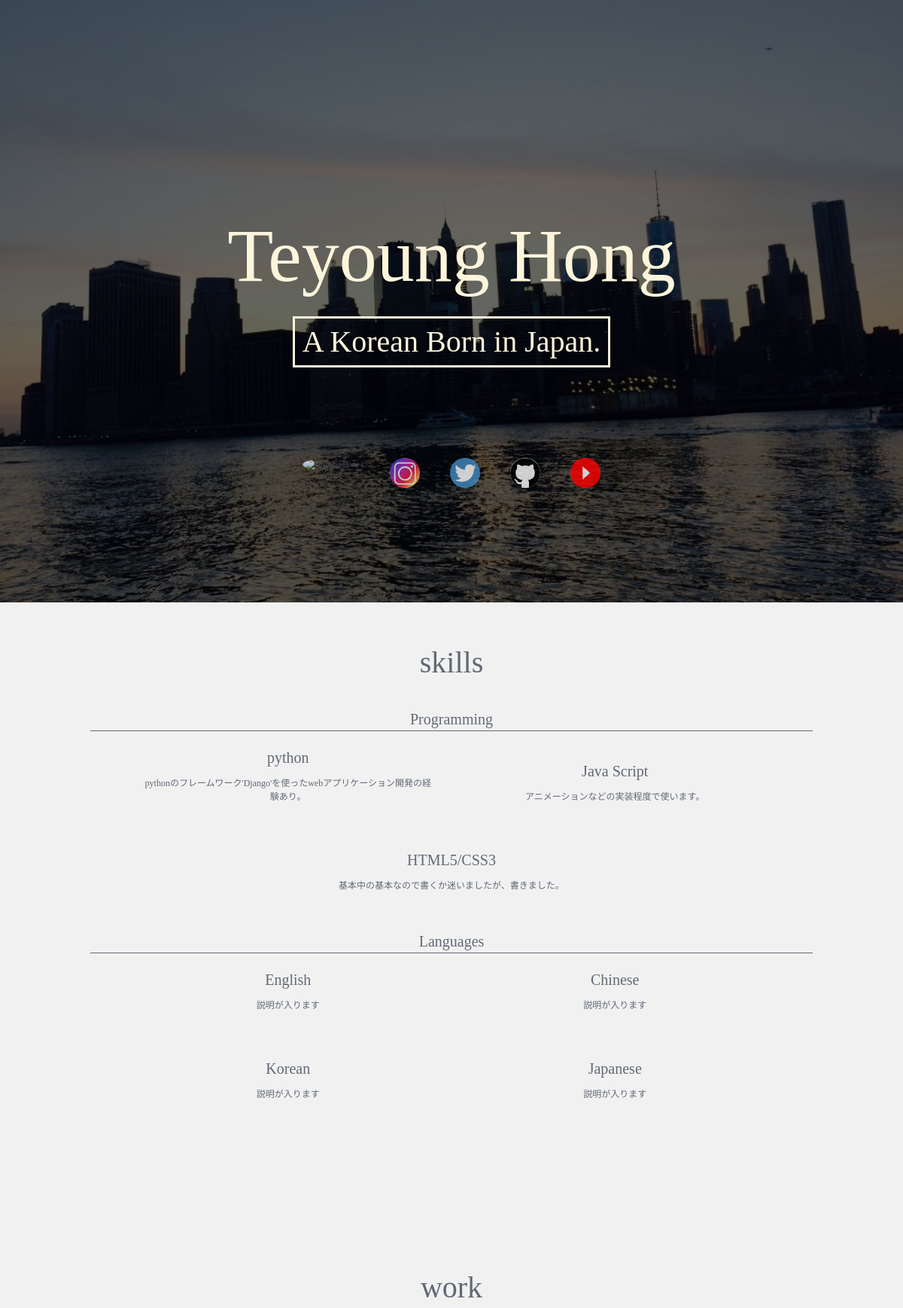
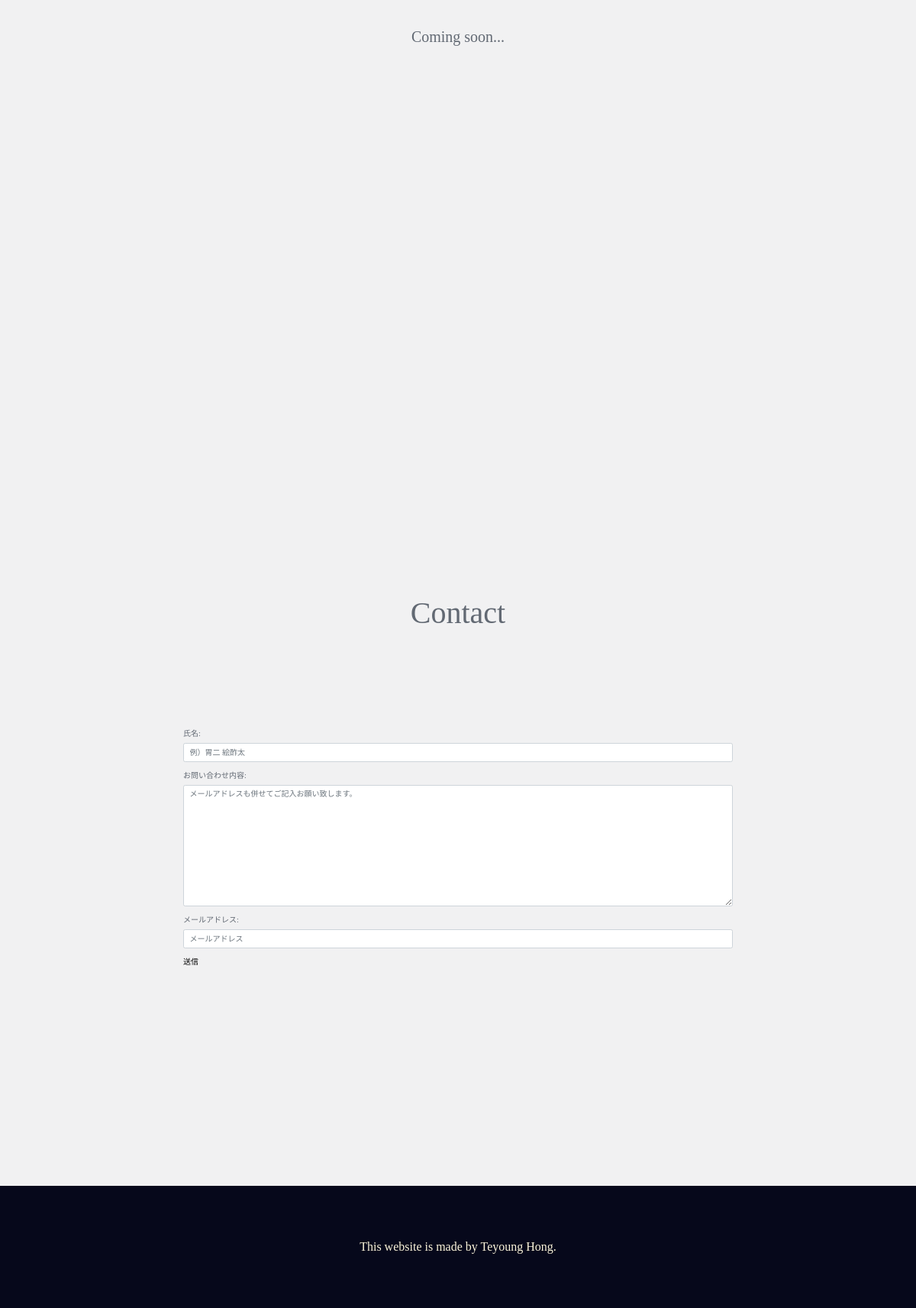
/portfolio/main/, run on the app's committed database (2 pictures, top to bottom).
### portfolio/models.py (models this page shows, shortened)
class Post(models.Model):
    SECTION_CHOICES = (
      ('skills','skills'),
      ('works','works'),
      ('coming','coming'),
    )
    GENRE_CHOICES = (
      ('language','language'),
      ('programming','programming'),
      ('else','else'),
    )
    title = models.CharField("タイトル", max_length=255, blank=False, null=False, default="")
    section = models.CharField('セクション', max_length=255, blank=False, null=False, default="coming", choices=SECTION_CHOICES)
    genre = models.CharField('ジャンル', max_length=255, blank=False, null=False, default="else", choices=GENRE_CHOICES)
    desc = models.CharField("説明", max_length=255, blank=False, null=False, default="説明が入ります")

### portfolio/views.py (the view, shortened to what this page needs)
class MainView(FormView):
    template_name = "main.html"
    form_class = ContactForm
    def get_context_data(self, **kwargs):
        context = super().get_context_data(**kwargs)
        context = {
          'all' : Post.objects.all(),
          's_p' : Post.objects.filter(genre='programming'),
          's_l' : Post.objects.filter(genre='language'),
          'work' : Post.objects.filter(section='works'),
          'form' : ContactForm(),
        }
        return context

### portfolio/forms.py (shortened to what this page needs)
class ContactForm(forms.Form):
    name = forms.CharField(
      label='氏名',
      max_length=50,
      required=True,
      widget=forms.TextInput(
        attrs={
          'class': 'form-control reset-border-radius',
          'placeholder': '例）胃二 絵酢太',
          'name': 'name'
          }
      )
    )
    message = forms.CharField(
      label='お問い合わせ内容',
      max_length=5000,
      widget=forms.Textarea(
        attrs={
          'placeholder':'メールアドレスも併せてご記入お願い致します。',
          'class': 'form-control reset-border-radius',
          'name': 'message'
          }
      ),
      required=True
    )
    email = forms.CharField(
      label="メールアドレス",
      max_length=100,
      widget=forms.TextInput(
        attrs={
          'class':"form-control reset-border-radius email",
          "placeholder":"メールアドレス",
          "name":"email"
        }
      )
    )

### templates/main.html (shortened to what this page needs)
{% load static %}
<!DOCTYPE html>
<html>
<head>
  <link href="{% static "common/bootstrap.min.css" %}" rel="stylesheet">
  <link href="{% static "css/base.css" %}" rel="stylesheet">
  <link href="{% static "css/main.css" %}" rel="stylesheet">
  <link href="https://cdnjs.cloudflare.com/ajax/libs/animate.css/3.7.0/animate.min.css" rel="stylesheet"></link>
</head>
<body>
<div class="section container-fluid header_box" style="background-image:url({% static 'post/icon_ny1.png' %})">
  <div class="row header_back b_b" id="bb">
    <div class="col-lg-8 header_h">
      <h1 id="head_word">Teyoung Hong</h1>
      <div class="header_h-sub">A Korean Born in Japan.</div>
      <div class="header_sns">
        <ul class="animated flipInY">
	  <li class="box_icon_sns animated"><a href="https://www.facebook.com/steve.hong.1612"><img src="{% static 'post/icon_facebook.png' %}" alt="Teyoung Hong" class="icon_sns"></a></li>
	  <li class="box_icon_sns animated"><a href="https://www.instagram.com/teyounghong/"><img src="{% static 'post/icon_instagram.png' %}" alt="Teyoung Hong" class="icon_sns"></a></li>
	  <li class="box_icon_sns animated"><a href="https://twitter.com/teyon2310"><img src="{% static 'post/icon_twitter.png' %}" alt="Teyoung Hong" class="icon_sns"></a></li>
	  <li class="box_icon_sns animated"><a href="https://github.com/Teyoung-Hong"><img src="{% static 'post/icon_github.png' %}" alt="Teyoung Hong" class="icon_sns b_w"></a></li>
	  <li class="box_icon_sns animated"><a href="https://www.youtube.com/watch?v=I2qzLeLUrMw&t=13s"><img src="{% static 'post/icon_youtube.png' %}" alt="Teyoung Hong" class="icon_sns"></a></li>
	</ul>
      </div>
    </div>
  </div>
</div>
<div class="main_box">
    <div class="section skills">
      <p id="skills" class="section_name">skills</p>
      <div id="genre" class="genre programming">
	<p class="genre_name">Programming</p>
	{% for p in s_p %}
        <div class="small_box">
	  <div class="title {{ p.title }}">{{ p.title }}</div>
	  <div class="desc">{{ p.desc }}</div>
        </div>
	{% endfor %}
      </div>
      <div id="genre2" class="genre languages">
	<p class="genre_name">Languages</p>
        {% for l in s_l %}
        <div class="small_box">
	  <div class="title {{ l.title }}">{{ l.title }}</div>
	  <div class="desc">{{ l.desc }}</div>
        </div>
	{% endfor %}
      </div>
    </div>
    <div class="section work">
      <p id="work" class="section_name">work</p>
      <div id="work_item" class="genre">
        Coming soon...
      </div>
    </div>
    <div class="form_box section">
      <div class="form_title section_name">Contact</div>
      <form action="" method="post">
        <table>
          {{ form.as_p }}
        </table>
        <input type="submit" value="送信" class="btn_submit">
      </form>
    </div>
</div>
<footer>
  This website is made by Teyoung Hong.
</footer>
</body>
</html>

### static/css/base.css (style rules this page uses)
* { margin:0; padding:0; font-family:Avenir; }
html { font-size:10px; }
body { color:#626973; background-color:#F1F1F2; width:100vw; }
a { text-decoration:none; color:#626973; }
ul, li { list-style:none; }
input, button, textarea, select { margin: 0; padding: 0; background: none; border: none; border-radius: 0; outline: none; -webkit-appearance: none; -moz-appearance: none; appearance: none; }
footer { height:20vh; text-align:center; background-color:#06081B; color:#FCF5DB; font-size:2vh; line-height:20vh; }
.b_b { background-color:rgba(0,0,0,0.6); height:100vh; }
.b_w { background-color:white; }

### static/css/main.css (style rules this page uses)
.header_box { height: 100vh; background-size: cover; background-position: center; }
.header_h { color: #FCF5DB; margin: 35vh auto; text-align: center; height: 30vh; }
h1 { font-size: 10rem; margin-bottom: 2rem; }
.header_h-sub { font-size: 4rem; border: solid 0.3rem #FCF5DB; width: fit-content; margin: 0 auto; padding: 0.1rem 1rem; }
.header_sns { margin-top:15vh; }
.header_sns ul { display: flex; padding: 0; justify-content: center; }
.icon_sns { border-radius: 50%; height: 4rem; width: 4rem; margin: 0 2rem; opacity: 0.8; }
.section { margin: 0 auto; height:100vh; width:100%; }
.section_name { text-align: center; font-size: 4rem; font-weight: 300; margin: 3rem auto; padding-top:2rem; }
.genre { margin: 0 auto; width: 80%; text-align: center; }
.small_box { display: inline-block; width: 45%; margin-bottom: 5rem; }
.genre_name { font-size: 2rem; border-bottom: solid #626973 0.1rem; text-align: center; }
.title { font-size: 2rem; margin: 1rem auto; text-align: center; }
.desc { font-size: 1.2rem; width: 90%; margin: 0 auto; }
#work_item { font-size: 2rem; }
.form_box { padding: 0 20vw; }
form { margin-top:15vh; }

### data on the page
Post: title "python", desc "pythonのフレームワーク'Django'を使ったwebアプリケーション開発の経験あり。"
Post: title "Java Script", desc "アニメーションなどの実装程度で使います。"
Post: title "HTML5/CSS3", desc "基本中の基本なので書くか迷いましたが、書きました。"
Post: title "English", desc "説明が入ります"
Post: title "Chinese", desc "説明が入ります"
Post: title "Korean", desc "説明が入ります"
Post: title "Japanese", desc "説明が入ります"
